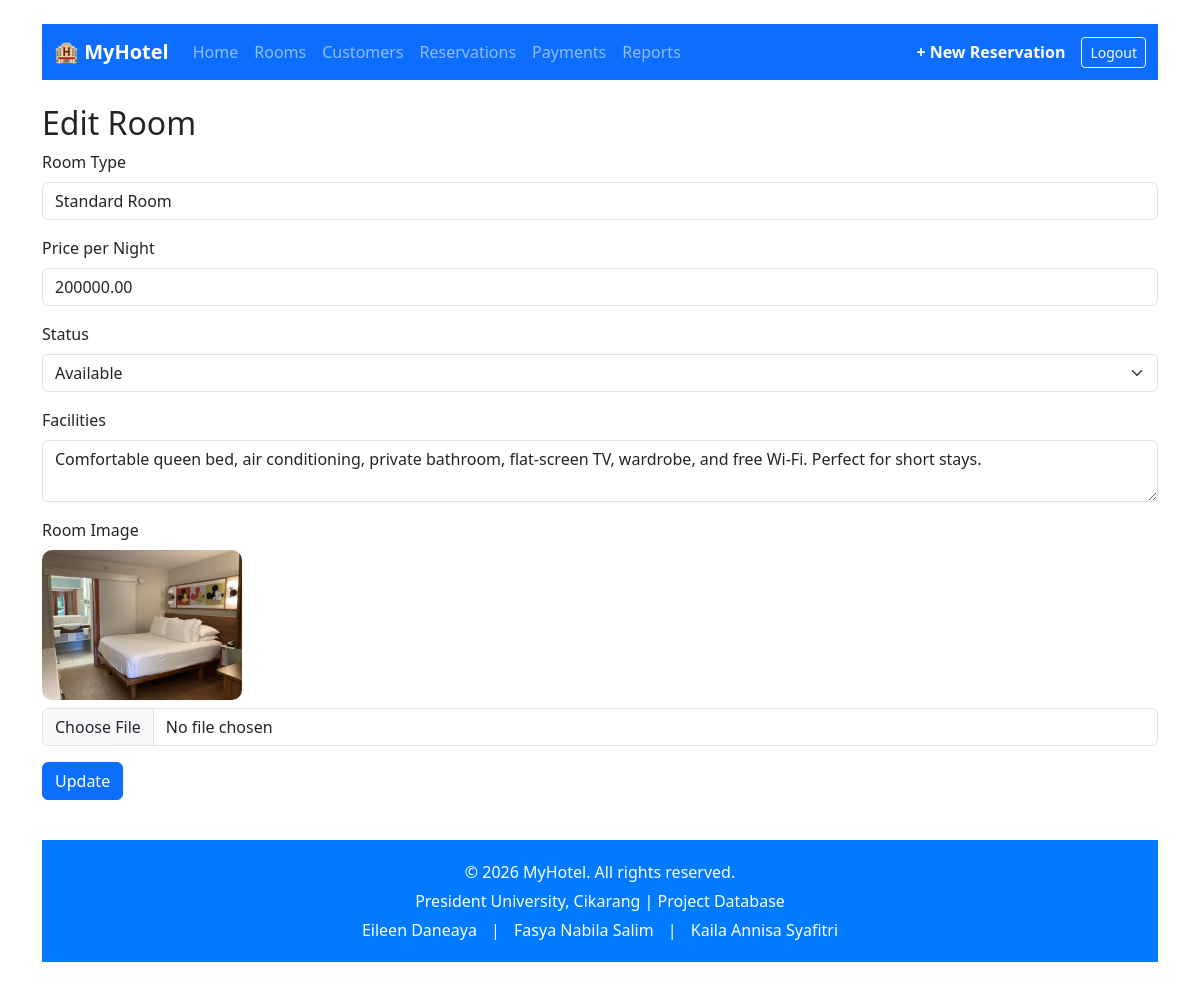
Page /edit_room.php?id=7 (signed in) on the committed database.
### tables this page shows
CREATE TABLE `rooms` (
  `id` int(11) NOT NULL,
  `type` varchar(50) NOT NULL,
  `price_per_night` decimal(10,2) NOT NULL,
  `status` enum('Available','Booked') DEFAULT 'Available',
  `image` varchar(255) DEFAULT NULL,
  `description` text DEFAULT NULL,
  `facilities` text DEFAULT NULL
);

### edit_room.php (the view, shortened to what this page needs)
<?php
include 'head.php';
include 'config/database.php';
include 'nav.php';
$id = $_GET['id'];
$result = mysqli_query($conn, "SELECT * FROM rooms WHERE id = $id");
$room = mysqli_fetch_assoc($result);
?>
<h2>Edit Room</h2>
<form method="POST" enctype="multipart/form-data">
    <div class="mb-3">
        <label class="form-label">Room Type</label>
        <input type="text" name="type" class="form-control" value="<?= $room['type'] ?>" required>
    </div>
    <div class="mb-3">
        <label class="form-label">Price per Night</label>
        <input type="number" name="price_per_night" class="form-control" value="<?= $room['price_per_night'] ?>" required>
    </div>
    <div class="mb-3">
        <label class="form-label">Status</label>
        <select name="status" class="form-select">
            <option value="Available" <?= $room['status'] == 'Available' ? 'selected' : '' ?>>Available</option>
        </select>
    </div>
    <div class="mb-3">
        <label class="form-label">Facilities</label>
        <textarea name="facilities" class="form-control" rows="2"><?= $room['facilities'] ?></textarea>
    </div>
    <div class="mb-3">
        <label class="form-label">Room Image</label><br>
        <?php if ($room['image']): ?>
            <img src="uploads/<?= $room['image'] ?>" alt="Room Image" style="width: 200px; border-radius: 10px;" class="mb-2"><br>
        <?php endif; ?>
        <input type="file" name="image" class="form-control">
    </div>
    <button type="submit" class="btn btn-primary">Update</button>
</form>
<?php include 'footer.php'; ?>

### rows in the picture
rooms: type "Standard Room", price_per_night "200000.00", status "Available", facilities "Comfortable queen bed, air conditioning, private bathroom, flat-screen TV, wardrobe, and free Wi-Fi. Perfect for short stays.", image (picture)
